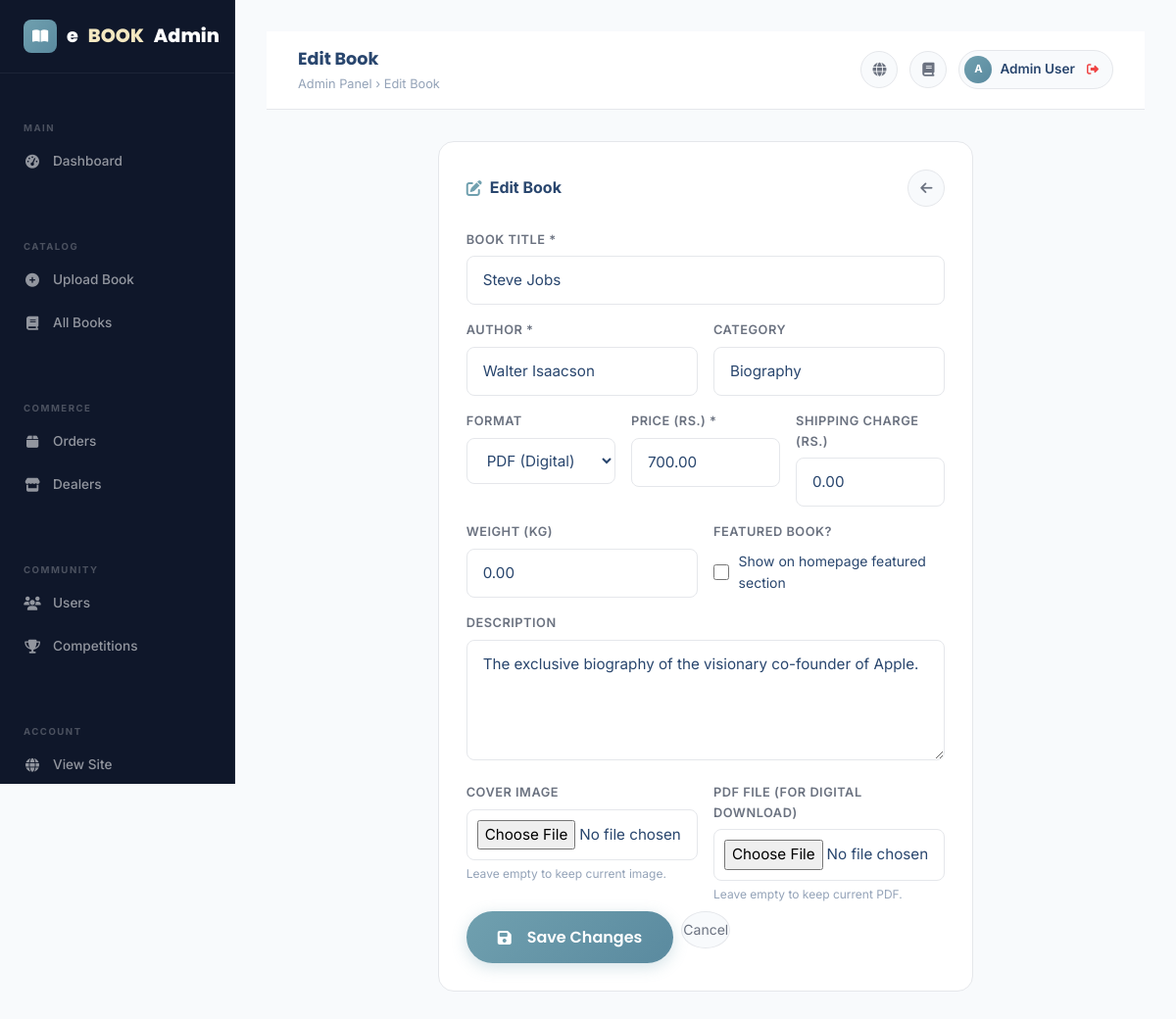
Page /admin/edit_book.php?id=15 (signed in) on the committed database.
### tables this page shows
CREATE TABLE `books` (
  `id` int(11) NOT NULL,
  `title` varchar(255) NOT NULL,
  `author` varchar(255) DEFAULT NULL,
  `category` varchar(100) DEFAULT 'General',
  `format` enum('PDF','Hard copy') DEFAULT 'PDF',
  `price` decimal(10,2) NOT NULL DEFAULT 0.00,
  `shipping_charge` decimal(10,2) NOT NULL DEFAULT 0.00,
  `weight` decimal(5,2) DEFAULT 0.50,
  `image` varchar(500) DEFAULT NULL,
  `description` text DEFAULT NULL,
  `pdf_path` varchar(500) DEFAULT NULL,
  `is_featured` tinyint(1) NOT NULL DEFAULT 0,
  `created_at` datetime NOT NULL DEFAULT current_timestamp()
);

### admin/edit_book.php (the view, shortened to what this page needs)
<?php
include '../db_config.php';
$id = (int)($_GET['id'] ?? $_POST['id'] ?? 0);
$book = mysqli_fetch_assoc(mysqli_query($conn, "SELECT * FROM books WHERE id=$id"));
include 'admin_header.php';
?>
<div class="row justify-content-center">
  <div class="col-lg-8">
    <div class="dashboard-card">
      <div class="d-flex align-items-center justify-content-between mb-4">
        <div class="dashboard-card-title mb-0"><i class="fas fa-edit"></i>Edit Book</div>
        <a href="view_books.php" class="topbar-btn" title="Back"><i class="fas fa-arrow-left"></i></a>
      </div>
      <form method="POST" action="" enctype="multipart/form-data" data-validate>
        <div class="row g-3">
          <div class="col-12">
            <label class="form-label-float">Book Title *</label>
            <input type="text" name="title" class="form-input" value="<?= htmlspecialchars($book['title']) ?>" required>
          </div>
          <div class="col-md-6">
            <label class="form-label-float">Author *</label>
            <input type="text" name="author" class="form-input" value="<?= htmlspecialchars($book['author'] ?? '') ?>" required>
          </div>
          <div class="col-md-6">
            <label class="form-label-float">Category</label>
            <input type="text" name="category" class="form-input" value="<?= htmlspecialchars($book['category'] ?? '') ?>" list="catList">
          </div>
          <div class="col-md-4">
            <label class="form-label-float">Format</label>
            <select name="format" class="form-input">
              <?php $fmt = $book['format'] ?? 'PDF'; ?>
              <option value="PDF" <?= $fmt==='PDF'?'selected':'' ?>>PDF (Digital)</option>
            </select>
          </div>
          <div class="col-md-4">
            <label class="form-label-float">Price (Rs.) *</label>
            <input type="number" name="price" class="form-input" min="0" step="0.01" value="<?= htmlspecialchars($book['price']) ?>" required>
          </div>
          <div class="col-md-4">
            <label class="form-label-float">Shipping Charge (Rs.)</label>
            <input type="number" name="shipping_charge" class="form-input" min="0" step="0.01" value="<?= htmlspecialchars($book['shipping_charge'] ?? 0) ?>">
          </div>
          <div class="col-md-6">
            <label class="form-label-float">Weight (kg)</label>
            <input type="number" name="weight" class="form-input" min="0" step="0.01" value="<?= htmlspecialchars($book['weight'] ?? 0.5) ?>">
          </div>
          <div class="col-md-6">
            <label class="form-label-float">Featured Book?</label>
            <label style="display:flex;align-items:center;gap:10px;margin-top:8px;cursor:pointer;font-size:.875rem;">
              <input type="checkbox" name="is_featured" value="1" <?= !empty($book['is_featured']) ? 'checked' : '' ?> style="accent-color:var(--primary);width:18px;height:18px;">
              Show on homepage featured section
            </label>
          </div>
          <div class="col-12">
            <label class="form-label-float">Description</label>
            <textarea name="description" class="form-input" rows="4" style="resize:vertical;"><?= htmlspecialchars($book['description'] ?? '') ?></textarea>
          </div>
          <div class="col-md-6">
            <label class="form-label-float">Cover Image</label>
            <input type="file" name="image" class="form-input" accept="image/*" style="padding:10px;">
            <div style="font-size:.75rem;color:var(--text-muted);margin-top:4px;">Leave empty to keep current image.</div>
          </div>
          <div class="col-md-6">
            <label class="form-label-float">PDF File (for digital download)</label>
            <input type="file" name="pdf_file" class="form-input" accept=".pdf" style="padding:10px;">
            <div style="font-size:.75rem;color:var(--text-muted);margin-top:4px;">Leave empty to keep current PDF.</div>
          </div>
          <div class="col-12 mt-2 d-flex gap-2">
            <button type="submit" class="btn-primary-custom btn-ripple" style="font-size:1rem;padding:14px 32px;">
              <i class="fas fa-save me-2"></i>Save Changes
            </button>
            <a href="view_books.php" class="topbar-btn" style="padding:14px 24px;">Cancel</a>
          </div>
        </div>
      </form>
    </div>
  </div>
</div>
<?php include 'admin_footer.php'; ?>

### css/style.css (style rules this page uses)
:root { --primary: #70a0af; --primary-hover: #5a8a9f; --secondary: #a0c1b9; --secondary-hover:#7fa8a0; --accent: #f4e8c1; --accent-hover: #e8d4a0; --success: #22C55E; --danger: #EF4444; --warning: #F59E0B; --info: #0EA5E9; --bg: #F8FAFC; --surface: #FFFFFF; --card-bg: rgba(255,255,255,0.75); --dark-bg: #0F172A; --dark-surface: #111827; --border: #E5E7EB; --divider: #CBD5E1; --text-primary: #29466e; --text-secondary: #6B7280; --text-muted: #94A3B8; --text-white: #FFFFFF; --gradient-hero: linear-gradient(135deg, #70a0af 0%, #a0c1b9 100%); --gradient-btn: linear-gradient(135deg, #70a0af, #5a8a9f); --gradient-accent: linear-gradient(135deg, #f4e8c1, #e8d4a0); --gradient-section: linear-gradient(180deg, #F8FAFC 0%, #EEF5F3 100%); --gradient-dark: linear-gradient(135deg, #2d5a6b, #70a0af, #a0c1b9); --radius-sm: 8px; --radius-md: 16px; --radius-lg: 24px; --radius-xl: 32px; --shadow-sm: 0 1px 3px rgba(0,0,0,.07), 0 1px 2px rgba(0,0,0,.06); --shadow-md: 0 4px 16px rgba(0,0,0,.10), 0 2px 6px rgba(0,0,0,.07); --shadow-lg: 0 20px 40px rgba(0,0,0,.12), 0 8px 16px rgba(0,0,0,.08); --shadow-xl: 0 32px 64px rgba(0,0,0,.14); --transition: all 0.3s cubic-bezier(0.4, 0, 0.2, 1); }
*, *::before, *::after { box-sizing: border-box; margin: 0; padding: 0; }
html { scroll-behavior: smooth; }
body { font-family: 'Inter', sans-serif; background: var(--bg); color: var(--text-primary); line-height: 1.6; overflow-x: hidden; }
body:not(.page-ready) { overflow: hidden; height: 100vh; }
a { text-decoration: none; color: var(--secondary); transition: var(--transition); }
.btn-primary-custom { display: inline-flex; align-items: center; gap: 8px; background: var(--gradient-btn); color: white; padding: 12px 28px; border-radius: 50px; font-family: 'Poppins', sans-serif; font-weight: 600; font-size: 0.9rem; border: none; cursor: pointer; transition: var(--transition); box-shadow: 0 4px 15px rgba(112,160,175,.3); text-decoration: none; position: relative; overflow: hidden; }
.btn-primary-custom::before { content: ''; position: absolute; top: 0; left: -100%; width: 100%; height: 100%; background: linear-gradient(90deg, transparent, rgba(255,255,255,.15), transparent); transition: left 0.5s; }
.btn-ripple { position: relative; overflow: hidden; }
.form-label-float { display: block; font-size: 0.8rem; font-weight: 600; color: var(--text-secondary); text-transform: uppercase; letter-spacing: 0.5px; margin-bottom: 6px; }
.form-input { width: 100%; background: var(--surface); border: 1.5px solid var(--border); border-radius: var(--radius-sm); padding: 12px 16px; font-size: 0.95rem; color: var(--text-primary); transition: var(--transition); outline: none; font-family: 'Inter', sans-serif; }
.dashboard-card { background: var(--surface); border-radius: var(--radius-md); padding: 28px; border: 1px solid var(--border); margin-bottom: 24px; }
.dashboard-card-title { font-size: 1rem; font-weight: 700; margin-bottom: 20px; display: flex; align-items: center; gap: 8px; }
.dashboard-card-title i { color: var(--primary); }

### admin/admin_header.php (style rules this page uses)
:root { --sidebar-w: 240px; }
.topbar-btn { width:38px;height:38px;border-radius:50%;background:var(--bg);border:1px solid var(--border); display:flex;align-items:center;justify-content:center;cursor:pointer; color:var(--text-secondary);font-size:.875rem;transition:var(--transition);text-decoration:none; }

### rows in the picture
books: title "Steve Jobs", author "Walter Isaacson", category "Biography", format "PDF (Digital)", price "700.00", shipping_charge "0.00", weight "0.00", description "The exclusive biography of the visionary co-founder of Apple."

### other values in the picture
$pageTitle "Edit Book"
$adminName[0] "A"
$adminName "Admin User"
